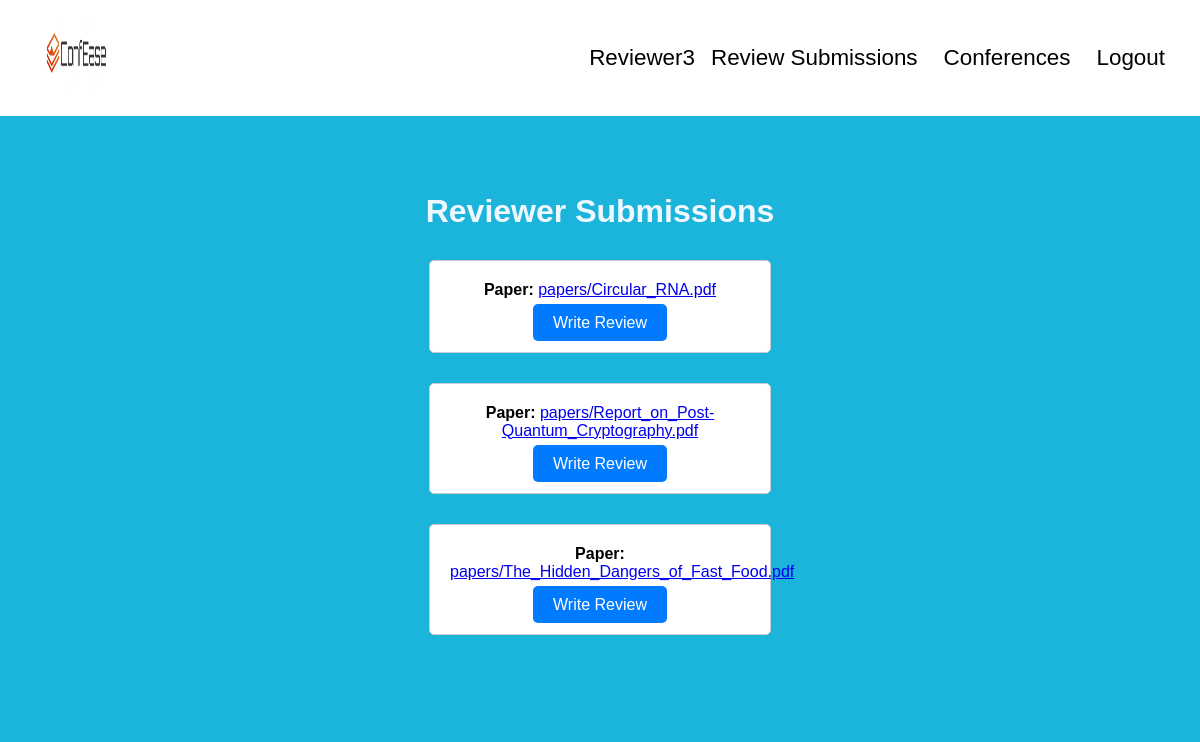
/reviewer_submissions/ (signed in), run on the app's committed database.
### myapp/models.py (models this page shows)
class Submission(models.Model):
    author = models.ForeignKey(
        User, on_delete=models.CASCADE, related_name="submissions"
    )
    paper = models.FileField(upload_to="papers/")
    assigned_reviewer = models.ForeignKey(
        User,
        on_delete=models.CASCADE,
        related_name="assigned_submissions",
        null=True,
        blank=True,
    )

### myapp/views.py (the view)
# urls.py: path("reviewer_submissions/", reviewer_submissions, name="reviewer_submissions"),
@login_required
def reviewer_submissions(request):
    submissions = Submission.objects.filter(assigned_reviewer=request.user)
    return render(request, "reviewer_submissions.html", {"submissions": submissions})

### templates/reviewer_submissions.html (shortened to what this page needs)
<!DOCTYPE html>
<html lang="en">
  <head>
    {% load static %}
  </head>
  <body>
    <div class="navbar">
      <a href="#" class="logo">
        <img
          src="{% static 'iconfose2.png' %}"
          width="25%"
          height="70px"
          alt="Logo"
        />
      </a>
      <div class="navbar-links">
        {% if user.is_authenticated %}
        <span class="username"> {{ user.username }} </span>
        {% if user.userprofile.role == 'Reviewer' %}
        <a href="{% url 'reviewer_submissions' %}">Review Submissions</a>
        {% endif %}
        <a href="{% url 'conference_list' %}">Conferences</a>
        <a href="{% url 'logout' %}">Logout</a>
        {% else %}
        <a href="{% url 'conference_list' %}">Conferences</a>
        <a href="{% url 'register' %}">Register</a>
        <a href="{% url 'login' %}">Login</a>
        {% endif %}
      </div>
    </div>
    <div class="content">
      <h2>Reviewer Submissions</h2>
      {% for submission in submissions %}
      <div class="submission">
        <div class="submission-info">
          <strong>Paper:</strong>
          <a href="{{ submission.paper.url }}">{{ submission.paper.name }}</a
          ><br />
        </div>
        <a class="blue-button" href="{% url 'submit_review' submission.id %}"
          >Write Review</a
        >
      </div>
      {% empty %}
      <p style="font-size: 1.3rem">No submissions assigned to you.</p>
      {% endfor %}
    </div>
  </body>
</html>

### templates/reviewer_submissions.html (style rules this page uses)
body { font-family: Arial, sans-serif; margin: 0; padding: 0; background-color: #1bb4da; }
.navbar { background-color: #fff; overflow: hidden; display: flex; justify-content: space-around; align-items: center; padding: 10px 25px; white-space: nowrap; }
.navbar-links { display: flex; align-items: center; flex-wrap: nowrap; }
.navbar a { color: #000; font-size: 1.4rem; text-decoration: none; transition: background-color 0.3s; margin-left: 6px; padding: 10px; }
.navbar a.logo { margin-right: auto; margin-left: 10px; }
.content { text-align: center; background-color: #1bb4da; color: #000; padding: 50px 0; }
.submission { width: 300px; background-color: #fff; border: 1px solid #ccc; margin: 30px auto; padding: 20px; border-radius: 5px; transition: all 0.3s; }
.submission-info { margin-bottom: 15px; }
.blue-button { background-color: #007bff; color: #fff; padding: 10px 20px; border: none; border-radius: 5px; text-decoration: none; }
h2 { color: aliceblue; font-size: 2rem; }
.username { font-size: 1.4rem; display: inline-block; align-content: center; }

### data on the page
Submission: paper.name "papers/Circular_RNA.pdf"
Submission: paper.name "papers/Report_on_Post-Quantum_Cryptography.pdf"
Submission: paper.name "papers/The_Hidden_Dangers_of_Fast_Food.pdf"

### other printed values
{{ user.username }} "Reviewer3"
